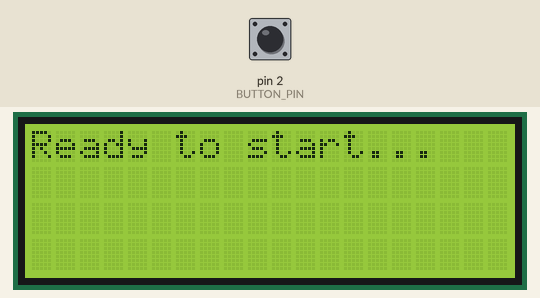
This sketch was run on a simulated Arduino Uno, built with avr-gcc and run on an emulated ATmega328P. Parts: 20×4 character LCD. Inputs (shaded band) come from the test bench; at power-on: pin 2 (BUTTON_PIN) HIGH. Random numbers use the default seed unless the sketch sets one.

Above: at 1.2 s.
1.3 s: pin 2 (BUTTON_PIN) pulled LOW for 0.15 s
At 2.0 s:
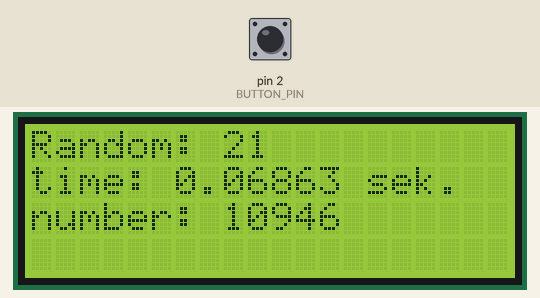
2.9 s: pin 2 (BUTTON_PIN) pulled LOW for 1 s
At 3.7 s:
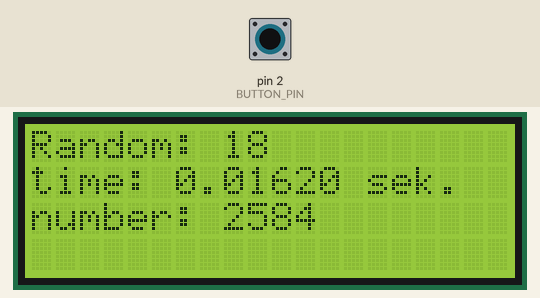
5.4 s: pin 2 (BUTTON_PIN) pulled LOW for 0.15 s
At 6.1 s:
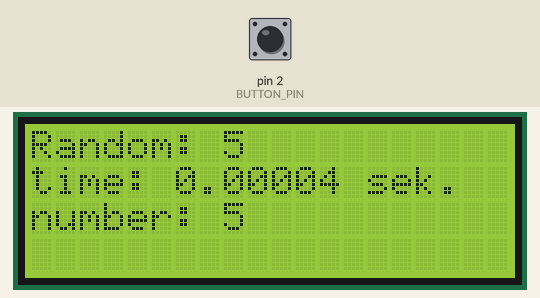
7.0 s: pin 2 (BUTTON_PIN) pulled LOW for 1 s
At 7.5 s:
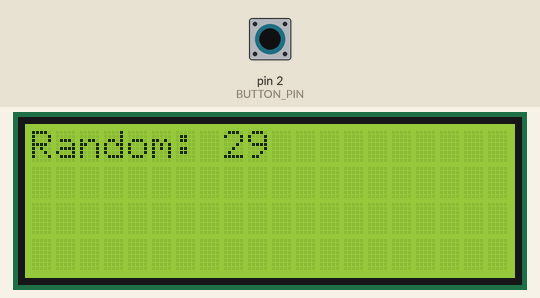
Timing chart, 0 to 10.0 s (numbered marks = the images above; inputs shaded):
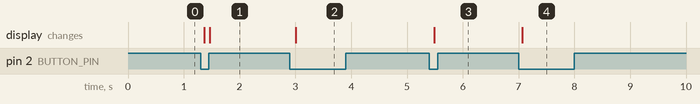

Measured:
- after the input at 1.3 s, the display: first changes after 0.06 s (image 1 shows a later state)
- after the input at 2.9 s, the display: changes after 0.11 s (image 2)
- after the input at 5.4 s, the display: changes after 0.09 s (image 3)
- after the input at 7.0 s, the display: changes after 0.06 s (image 4)

The sketch:

sketch.ino
```cpp
#include <Wire.h>
#include <LiquidCrystal_I2C.h>

// Адрес 0x27 стандартный для LCD I2C в Wokwi
LiquidCrystal_I2C lcd(0x27, 20, 4);

const int BUTTON_PIN = 2;

// 2. Рекурсивное вычисление числа Фибоначчи
unsigned long fibonacci(int n) {
  if (n <= 1) return n;
  return fibonacci(n - 1) + fibonacci(n - 2);
}

void setup() {
  pinMode(BUTTON_PIN, INPUT_PULLUP);

  lcd.init();
  lcd.backlight();

  // Инициализация генератора случайных чисел от свободного пина
  randomSeed(analogRead(0));

  lcd.setCursor(0, 0);
  lcd.print("Ready to start...");
}

void loop() {
  // Обработка нажатия (LOW из-за PULLUP)
  if (digitalRead(BUTTON_PIN) == LOW) {
    delay(50); // Простейший антидребезг
    if (digitalRead(BUTTON_PIN) == LOW) {
      lcd.clear();

      // 1. Генерация рандомного числа (от 5 до 30 включительно)
      int targetNumber = random(5, 31);
      lcd.setCursor(0, 0); // Строка №1
      lcd.print("Random: ");
      lcd.print(targetNumber);

      // 3. Замер чистого времени работы
      unsigned long startTime = micros();
      unsigned long result = fibonacci(targetNumber);
      unsigned long endTime = micros();

      // Вычисление времени в секундах
      double executionTime = (endTime - startTime) / 1000000.0;

      // Вывод времени в формате (Время: X.XXXXX сек.) на Строку №2
      lcd.setCursor(0, 1);
      lcd.print("time: ");
      lcd.print(executionTime, 5);
      lcd.print(" sek.");

      // 4. Вывод числа Фибоначчи в формате (Число: X) на Строку №3
      lcd.setCursor(0, 2);
      lcd.print("number: ");
      lcd.print(result);

      // Ожидание отпускания кнопки, чтобы не зацикливать
      while (digitalRead(BUTTON_PIN) == LOW);
    }
  }
}
```
